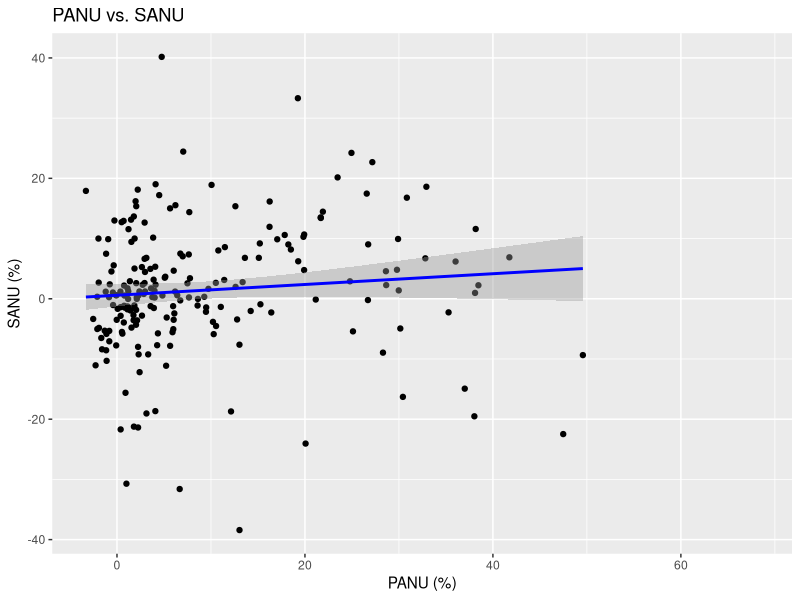
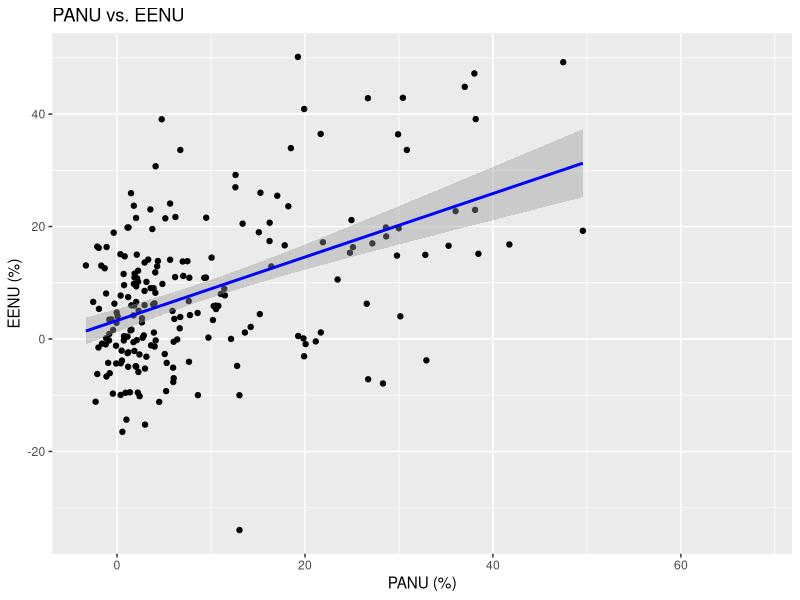

Write R code to recreate these figures, in order.
## ---- chunk 1
nonuse <- read.csv("data/test_data/NonUse.csv", sep=",", header=TRUE)
head(nonuse)
summary(nonuse)
## ---- chunk 2
cor.test(nonuse$PANU, nonuse$SANU, method = "spearman")
## ---- chunk 3
cor.test(nonuse$PANU, nonuse$EENU, method = "spearman")
## ---- chunk 4
library(ggplot2)
ggplot(nonuse, aes(x=PANU, y=SANU)) +
  geom_point() +
  geom_smooth(method='lm', formula= y~x, color='blue', se=T) +
  # xlim(-10, 60) +
  # ylim(-50, 50) +
  
labs(title="PANU vs. SANU", x="PANU (%)", y="SANU (%)")
## ---- chunk 5

ggplot(nonuse, aes(x=PANU, y=EENU)) +
  geom_point() +
  geom_smooth(method='lm', formula= y~x, color='blue', se=T) +
  # xlim(-10, 60) +
  # ylim(-50, 50) +
  
labs(title="PANU vs. EENU", x="PANU (%)", y="EENU (%)")
## ---- chunk 6
lm_sanu <- lm(SANU ~ PANU, data=nonuse)
summary(lm_sanu)
coef(lm_sanu)
slope_1 <- coef(lm_sanu)[2]
intercept_1 <- coef(lm_sanu)[1] #?
cat("Regression equation: SANU=", slope_1, "PANU +", intercept_1, "\n")
## ---- chunk 7
lm_eenu <- lm(EENU ~ PANU, data=nonuse)
summary(lm_eenu)
coef(lm_eenu)
slope_2 <- coef(lm_eenu)[2]
intercept_2 <- coef(lm_eenu)[1] 
cat("Regression equation: EENU=", slope_2, "PANU +", intercept_2, "\n")
## ---- chunk 8
a <- 1 / slope_1
b <- -intercept_1 / slope_1

cat("Regression equation : PANU =", a, "* SANU +", b, "\n")

# PANU = a*EENU + b
a <- 1 / slope_2
b <- -intercept_2 / slope_2

cat("Regression equation : PANU =", a, "* EENU +", b, "\n")
## ---- chunk 9
prepost <- read.csv("data/test_data/PrePost.csv", sep=",", header=TRUE)
head(prepost)
summary(prepost)
## ---- chunk 10
diff <- prepost$perf[prepost$time=="After"] - prepost$perf[prepost$time=="Before"]
shapiro.test(diff)
